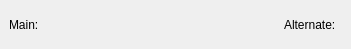
<ui version="4.0" >
 <class>KShortcutWidget</class>
 <widget class="QWidget" name="KShortcutWidget" >
  <property name="geometry" >
   <rect>
    <x>0</x>
    <y>0</y>
    <width>351</width>
    <height>49</height>
   </rect>
  </property>
  <property name="windowTitle" >
   <string>Form</string>
  </property>
  <layout class="QHBoxLayout" >
   <property name="margin" >
    <number>9</number>
   </property>
   <property name="spacing" >
    <number>6</number>
   </property>
   <item>
    <widget class="QLabel" name="priLabel" >
     <property name="text" >
      <string>Main:</string>
     </property>
    </widget>
   </item>
   <item>
    <widget class="KKeySequenceWidget" native="1" name="priEditor" >
     <property name="minimumSize" >
      <size>
       <width>0</width>
       <height>0</height>
      </size>
     </property>
    </widget>
   </item>
   <item>
    <spacer>
     <property name="orientation" >
      <enum>Qt::Horizontal</enum>
     </property>
     <property name="sizeHint" >
      <size>
       <width>321</width>
       <height>31</height>
      </size>
     </property>
    </spacer>
   </item>
   <item>
    <widget class="QLabel" name="altLabel" >
     <property name="text" >
      <string>Alternate:</string>
     </property>
    </widget>
   </item>
   <item>
    <widget class="KKeySequenceWidget" native="1" name="altEditor" >
     <property name="minimumSize" >
      <size>
       <width>0</width>
       <height>0</height>
      </size>
     </property>
    </widget>
   </item>
  </layout>
 </widget>
 <customwidgets>
  <customwidget>
   <class>KKeySequenceWidget</class>
   <extends>QWidget</extends>
   <header>kkeysequencewidget.h</header>
  </customwidget>
 </customwidgets>
 <resources/>
 <connections/>
</ui>
